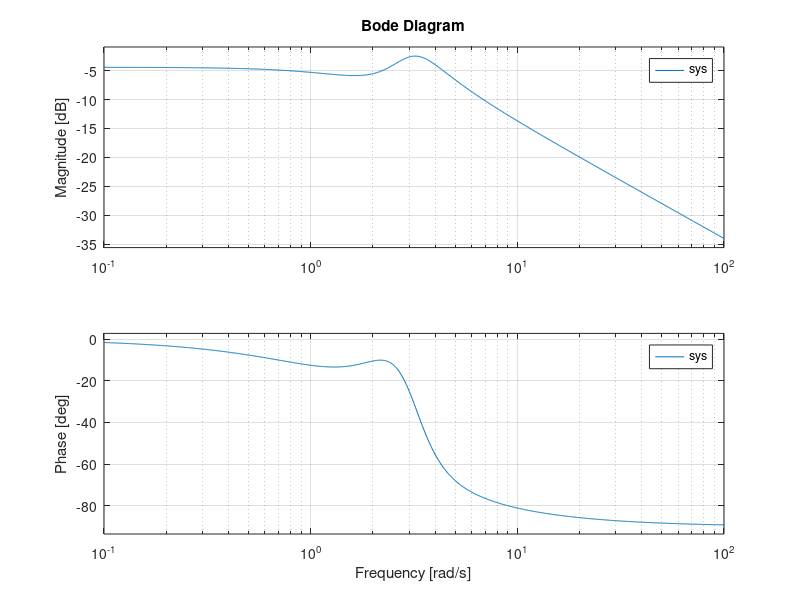

Write the MATLAB code that produced this figure.
b = [1 -1]; % Numerator coefficients
a = [1 2 2]; % Demoninator coefficients
sys=tf(b,a);%transfer function
bode(sys) %bode l

b = [1 5]; % Numerator coefficients
a = [1 2 3]; % Demoninator coefficients
sys=tf(b,a);%transfer function
bode(sys) %bode l


b = [2 5 12]; % Numerator coefficients
a = [1 2 10]; % Demoninator coefficients
sys=tf(b,a);%transfer function
bode(sys) %bode l

b = [2 5 12]; % Numerator coefficients
a = [1 4 14 20]; % Demoninator coefficients
sys=tf(b,a);%transfer function
bode(sys) %bode l